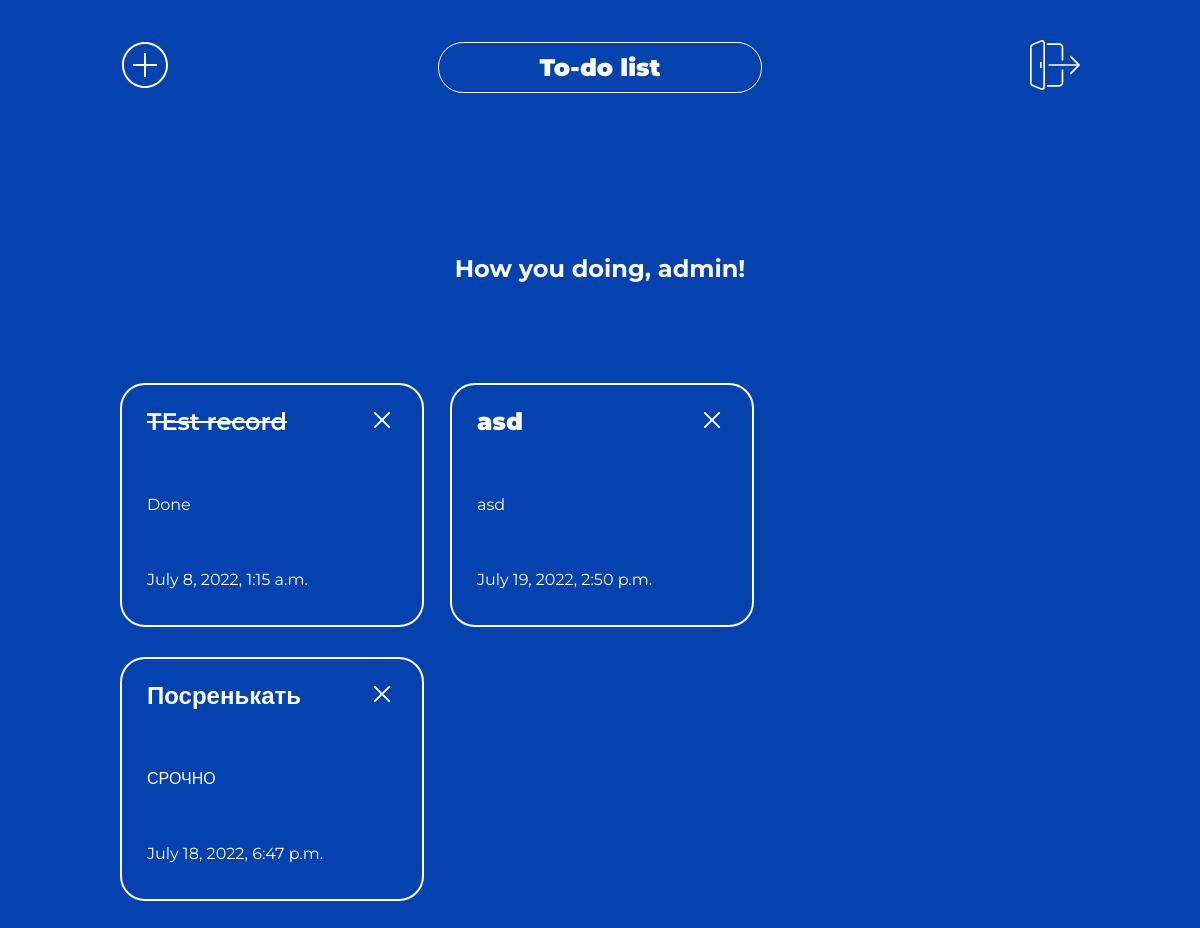
The app's page / (signed in) with its own data.
### todoapp/models.py (models this page shows)
class Task(models.Model):
    user = models.ForeignKey(User, null=True, on_delete=models.CASCADE, verbose_name='Пользователь', blank=True)
    title = models.CharField(max_length=25, verbose_name='Задание')
    description = models.TextField(blank=True, verbose_name='Описание')
    time_stamp = models.DateTimeField(auto_now_add=True, verbose_name='Дата создания')
    is_finished = models.BooleanField(default=False, verbose_name='Выполнено')
    class Meta:
        verbose_name = 'Задание'
        verbose_name_plural = 'Задания'

### todoapp/views.py (the view)
# urls.py: path('', TasksListView.as_view(), name='tasks'),
class TasksListView(LoginRequiredMixin, ListView):
    model = Task
    context_object_name = 'tasks'
    greetings = ['Hello there', "How you doing", 'Good to see you']
    def get_context_data(self, *args, **kwargs):
        context = super(TasksListView, self).get_context_data(*args, **kwargs)
        context['greetings'] = choice(self.greetings)
        return context
    def get_queryset(self):
        return Task.objects.filter(user=self.request.user)

### templates/todoapp/task_list.html
{% extends 'todoapp/base.html' %}
{% block content %}
{% load static %}
<h2>{{greetings}}, {{request.user}}!</h2>
{% if tasks %}
    <div class="task_list">
        {% for task in tasks %}
            <div class="task">
                {% if task.is_finished %}
                    <div class="wrapper_heading">
                        <a href="update/{{task.pk}}/" class="heading" style="text-decoration: line-through; font-weight: 600;">{{task.title}}</a>
                        <a href="/delete/{{task.pk}}">
                            <img src="{% static 'todoapp/images/delete.svg' %}" class="delete_img">
                        </a>
                    </div>
                    <p class="details">Done</p>
                    <p class="time">{{task.time_stamp}}</p>
                {% else %}
                    <div class="wrapper_heading">
                        <a href="update/{{task.pk}}/" class="heading">{{task.title}}</a>
                        <a href="/delete/{{task.pk}}">
                            <img src="{% static 'todoapp/images/delete.svg' %}" class="delete_img">
                        </a>
                    </div>
                    <p class="details">{{task.description}}</p>
                    <p class="time">{{task.time_stamp}}</p>
                {% endif %}
            </div>
        {% endfor %}
    </div>
{% else %}
    <h2>No records yet</h2>
{% endif %}
{% endblock %}

### static/todoapp/css/styles.css (style rules this page uses)
body { margin: 0; background-color: #0443AF; font-family: 'Montserrat', sans-serif; }
img { height: 50px; width: 50px; }
h1, h2 { margin-bottom: 100px; width: 100%; text-align: center; }
a { text-decoration: none; }
.task_list { column-count: 4; column-gap: 30px; }
.task { display: inline-block; margin: 0px 0px 30px 0px; border: 2px solid white; border-radius: 25px; width: 100%; }
.task p, .wrapper_heading { padding: 20px 25px; }
.wrapper_heading { display: flex; justify-content: space-between; align-items: center; }
.delete_img { height: 30px; width: 30px; }
.heading { font-size: 24px; font-weight: 900; color: white; }
.details { font-size: 16px; }
@media only screen and (max-width: 1368px) { .task_list { column-count: 3; } }

### records on screen
Task: title "TEst record", time_stamp "July 8, 2022, 1:15 a.m."
Task: title "Посренькать", description "СРОЧНО", time_stamp "July 18, 2022, 6:47 p.m."
Task: title "asd", description "asd", time_stamp "July 19, 2022, 2:50 p.m."

### other values on screen
{{ greetings }} "How you doing"
{{ request.user }} "admin"
